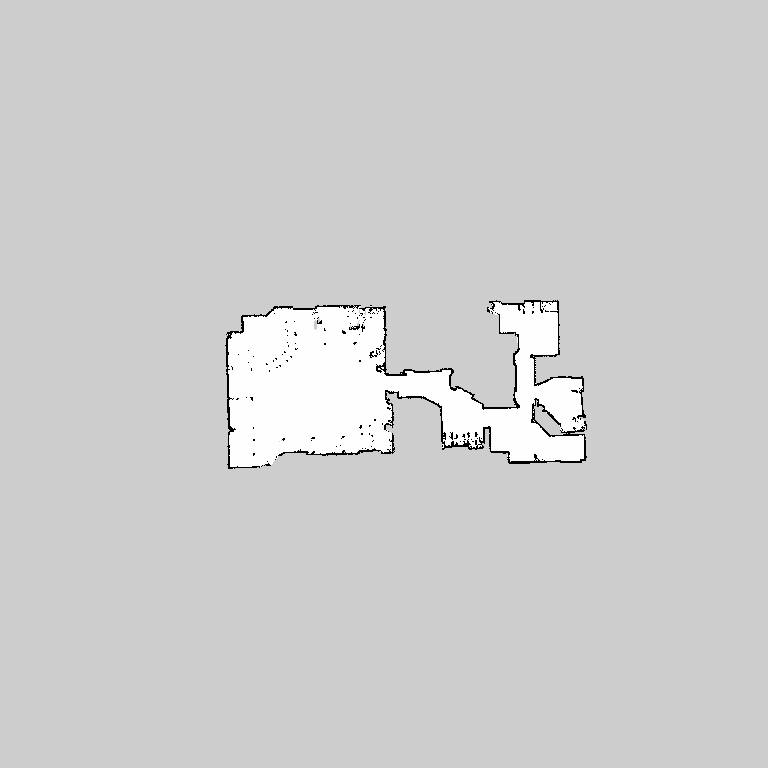
#> input picture hector_gazebo-hydro-devel/hector_gazebo_worlds/maps/small_indoor_scenario_edited_map_hector_mapping.pgm, 768 x 768 px
$ python warp.py ../../hector_gazebo-hydro-devel/hector_gazebo_worlds/maps/small_indoor_scenario_edited_map_hector_mapping.pgm   (Python 2 division)
#> lines starting #> are read from the running program, lines starting #| are printed output that depends on the picture
import cv2
import numpy as np
import sys

full_img = cv2.imread(sys.argv[1])
#> full_img is the input picture: shape (768, 768, 3); min 0, max 254, mean 206.5
height, width = full_img.shape[:2]
#> height = 768; width = 768
img = cv2.resize(full_img, (width/4, height/4))
rows,cols,ch = img.shape
#> rows = 192; cols = 192; ch = 3
pts1 = np.float32([[330,375],[460,370],[310,610],[450,610]])
pts2 = np.float32([[330,375],[460,375],[330,689],[460,689]])
M = cv2.getPerspectiveTransform(pts1,pts2)
print M
dst = cv2.warpPerspective(img,M,(width/4, height/4))
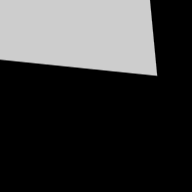
#> dst: shape (192, 192, 3); min 0, max 205, mean 57.7
cv2.imshow('img', img)
cv2.imshow('dst', dst)
cv2.waitKey(0)
